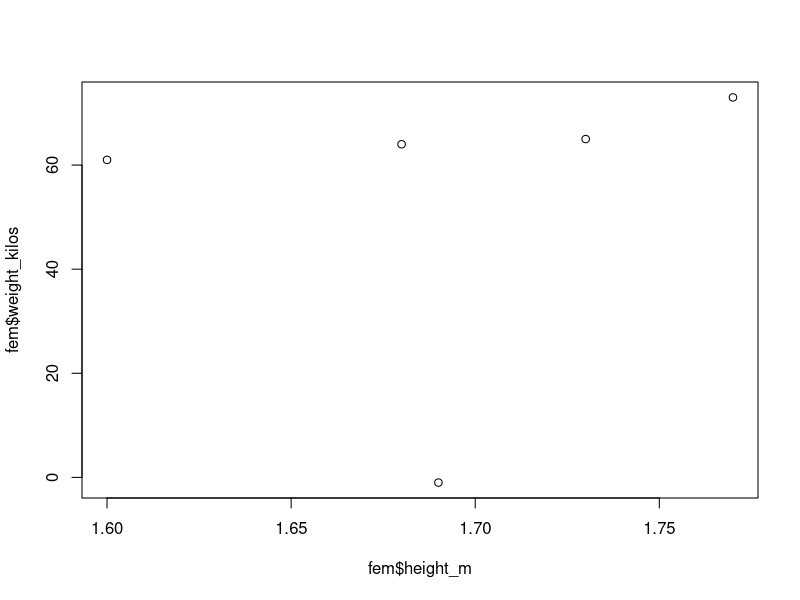

Write the R code that produced this figure.
#read all lines (with delims)
weightsHeightLines <- read.csv('weightheight_raw.csv',quote="",sep = "\n",row.names=NULL)
#remove duplicates
weightsHeightLines <- unique(weightsHeightLines)

#append a ',' in the front (to allow 'Mr. John' to fall in the name field))
#remove the extra ',' after 'Zach'
weightsHeightLines <- sapply(weightsHeightLines$name.gender.height.weight,
       
       function(x){
         x <- toString(x)
         if (startsWith(x,"Zack,,")) {
            newLine = gsub("^(Zack),,(.*)",",\\1,\\2",x,perl=TRUE);
         } else if (!startsWith(x,"Kros, Mr. John,")) {
            newLine = paste(",",sep="",x);     
         } else {
           newLine <- x
         }
         return (newLine)
      })

dataFieldsCorrected <- paste(weightsHeightLines,collapse="\n")

#data can now be parsed with fields in place
weightHeightStats <- read.csv(text=dataFieldsCorrected,quote="",header=FALSE,stringsAsFactors = FALSE)

#removed unwanted surname and extra field at end
colnames(weightHeightStats) <- c("surname","name","gender","height_m",
                                  "weight_kilos","not_needed")

weightHeightStats <- weightHeightStats[,!(names(weightHeightStats) %in% c("surname","not_needed"))]

#place marie-curie's height in correct place
height <- weightHeightStats[weightHeightStats$name=='marie-curie',]$weight_kilos
weightHeightStats[weightHeightStats$name=='marie-curie',]$height_m <- height
weightHeightStats[weightHeightStats$name=='marie-curie',]$weight_kilos <- -1

#Zach's height and weight values have been swapped
height <- weightHeightStats[weightHeightStats$name=='Zack',]$height_m
weightHeightStats[weightHeightStats$name=='Zack',]$height_m <- 
    weightHeightStats[weightHeightStats$name=='Zack',]$weight_kilos 
weightHeightStats[weightHeightStats$name=='Zack',]$weight_kilos <- height

#inputing Miralem Pjanic height and weight
# as taken from http://healthyceleb.com/miralem-pjanic-height-weight-body-statistics/49380
weightHeightStats[weightHeightStats$name=='Pjanic',]$height_m <- 1.80
weightHeightStats[weightHeightStats$name=='Pjanic',]$weight_kilos <- 74

#inputing Brad Pitt's  height and weight
# as taken from http://healthyceleb.com/brad-pitt-height-weight-body-statistics/9697

weightHeightStats[weightHeightStats$name=='Brad',]$weight_kilos <- 78

#correcting Stephen's height to 1.82 since a '1' was most probably omitted
# when inputting the data. From the other samples, a height of 1.82 makes
# sense for a male weight 73kg

weightHeightStats[weightHeightStats$name=="Stephen",]$height_m <- 1.82

weightHeightStats

#Michelle is a female
weightHeightStats[weightHeightStats$name=="Michelle",]$gender <- "F"

#Paul Pogba is a male
weightHeightStats[weightHeightStats$name=="'Paul Pogba'",]$gender <- "M"

#correcting all gender 'Male/male' to 'M'
weightHeightStats[(weightHeightStats$gender %in% c('male','Male','m')),]$gender <- 'M'

#correcting all gender 'Female' to 'F'
weightHeightStats[(weightHeightStats$gender %in% c('Female')),]$gender <- 'F'



#remove the 'kg' postfix in the 'weight_kg" fields
kgWeights <- na.omit(
              weightHeightStats[endsWith(weightHeightStats$weight_kilos,"kg"),]$weight_kilos)

weightHeightStats[na.omit(endsWith(weightHeightStats$weight_kilos,"kg")),]$weight_kilos <- gsub("kg","",kgWeights)

#convert grams to kilos
convertToKilos <- function (mass) {
  massGrams <- gsub("^([0-9]+)g$","\\1",mass,perl=TRUE)
  if (massGrams == mass) {
    massGrams <- as.numeric(mass)
  } else {
    massGrams <- as.numeric(massGrams)/1000
  }
  return (massGrams)
}


weightHeightStats$weight_kilos <- sapply(weightHeightStats$weight_kilos,convertToKilos)

#JP is probably incorrect (one could ask him ....). Setting to NA for now
weightHeightStats[(weightHeightStats$name == 'JP'),]$weight_kilos <- NA

#remove 'm' postfix in JP's height value
weightHeightStats[weightHeightStats$name=='JP',]$height_m=1.59

#convert to metres
convertToMetres <- function(height) {
  if (length((height)) > 0) {
    if (length(grep("^\\d+$",height,perl=TRUE,value=TRUE)) > 0) {
      height <- as.double(height)/100
    } else {
      inchPattern <- "^(\\d+)[\"'](\\d+)[\"']$"
      matches <- regexec(inchPattern,height,perl=TRUE)
      print(paste("matches",matches[1]))
      if ((matches[[1]][1]) == -1) {
        height <- as.double(height)
      } else {
        feetAndInches <- regmatches(height,matches)
        feet <- as.double(feetAndInches[[1]][2])
        inches <- as.double(feetAndInches[[1]][3])
        height <- (feet*0.3048)+(inches*0.0254)
      }
    }
  } else {
    height <- NA
  }
  return (height)
}

weightHeightStats$height_m <- sapply(weightHeightStats$height_m,convertToMetres)

# As seen below female all lie in 1.68-1.77 height range. The weight increases slightly 
#but gradually with the length. A weight of 62 kg for marie-curie fits well...
fem <- weightHeightStats[weightHeightStats$gender=='F',]
plot(fem$height_m,fem$weight_kilos)

weightHeightStats[weightHeightStats$name == 'marie-curie',]$weight_kilos <- 63

# finding Joey's height and JP's weight by extracting
# a best fit from the sample (w/o Jabba)
males <- weightHeightStats[weightHeightStats$gender=='M',]
malesNoJabba <- males[males$weight_kilos < 300,]

weightHeightStats